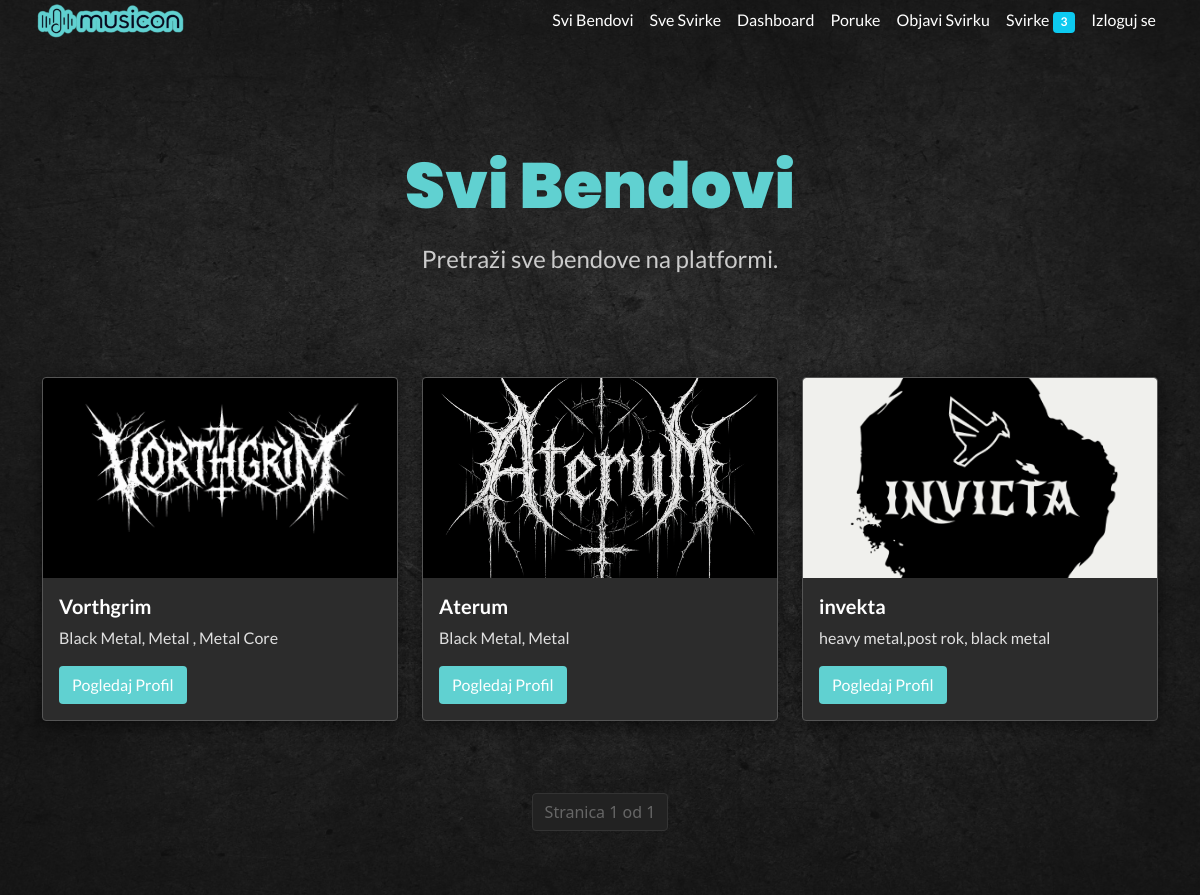
Page /bands/ (signed in) on the committed database.
### core/models.py (models this page shows, shortened)
class BandProfile(models.Model):
    user = models.OneToOneField(User, on_delete=models.CASCADE)
    name = models.CharField(max_length=100)
    profile_picture = models.ImageField(upload_to='profile_pictures/', null=True, blank=True)
    city = models.CharField(max_length=100, blank=True)
    country = models.CharField(max_length=100, blank=True)
    bio = models.TextField(blank=True)
    genres = models.CharField(max_length=255, blank=True, help_text="Odvojite žanrove zarezom.")
    influences = models.TextField(blank=True)
    looking_for_members = models.BooleanField(default=False)
    needed_members_description = models.TextField(blank=True, help_text="Opišite koga tražite...")
    available_for_gigs = models.BooleanField(default=True)
    song1 = models.FileField(upload_to='bend_songs/', null=True, blank=True)
    song2 = models.FileField(upload_to='bend_songs/', null=True, blank=True)
    contact_email = models.EmailField(blank=True)
    spotify_link = models.URLField(blank=True)
    youtube_link = models.URLField(blank=True)
    facebook_link = models.URLField(blank=True)
    instagram_link = models.URLField(blank=True)
    created_at = models.DateTimeField(auto_now_add=True)
    updated_at = models.DateTimeField(auto_now=True)

### core/views.py (the view)
# urls.py: path('bands/', views.all_bands_view, name='all_bands'),
def all_bands_view(request):
    band_list = BandProfile.objects.order_by('-created_at')
    paginator = Paginator(band_list, 9)
    page_number = request.GET.get('page')
    page_obj = paginator.get_page(page_number)
    context = {'page_obj': page_obj}
    return render(request, 'core/all_bands.html', context)

### core/context_processors.py (called while the page is built)
def dashboard_data(request):
    if not request.user.is_authenticated:
        return {}
    all_messages = []
    unread_message_count = 0
    try:
        if request.user.bandprofile:
            profile = request.user.bandprofile
            all_messages = SendMessageToBand.objects.filter(band_profile=profile).order_by('-created_at')
    except Exception:
        pass
    gigs_scheduled = AddGigDate.objects.filter(user=request.user).order_by('date')
    return {
        'messages_received': all_messages,
        'gigs_scheduled': gigs_scheduled,
    }

### core/templates/core/all_bands.html (shortened to what this page needs)
{% extends "core/layout.html" %}
{% load static %}
{% block content %}
<div class="bg-container">
    <div class="content-above-overlay container py-5">
        <div class="page-header text-center">
            <h1 class="title">Svi Bendovi</h1>
            <p class="hero-subtitle">Pretraži sve bendove na platformi.</p>
        </div>
        <div class="row mt-5">
            {% for band in page_obj %}
            <div class="col-md-6 col-lg-4 mb-4">
                <div class="band-card">
                    <a href="{% url 'check_band_details' band.pk %}">
                        {% if band.profile_picture %}
                            <img src="{{ band.profile_picture.url }}" class="card-img-top" alt="{{ band.name }}">
                        {% else %}
                            <img src="https://via.placeholder.com/300x200.png?text={{band.name}}" class="card-img-top" alt="{{ band.name }}">
                        {% endif %}
                    </a>
                    <div class="card-body">
                        <h5 class="band-card-title">{{ band.name }}</h5>
                        <p class="card-text">{{ band.genres }}</p>
                        <a href="{% url 'check_band_details' band.pk %}" class="btn btn-custom-blue">Pogledaj Profil</a>
                    </div>
                </div>
            </div>
            {% endfor %}
        </div>
        <nav class="pagination-container">
            <ul class="pagination justify-content-center">
                <li class="page-item disabled"><span class="page-link">Stranica {{ page_obj.number }} od {{ page_obj.paginator.num_pages }}</span></li>
            </ul>
        </nav>
    </div>
</div>
{% endblock content %}

### core/templates/core/layout.html (shortened to what this page needs)
{% load static %}
<!doctype html>
<html lang="en">
<head>
    <link rel="stylesheet" href="{% static 'scss/style.css' %}">
    <link href="https://cdn.jsdelivr.net/npm/bootstrap@5.0.2/dist/css/bootstrap.min.css" rel="stylesheet"
>
    <link rel="stylesheet" href="https://cdnjs.cloudflare.com/ajax/libs/font-awesome/5.15.4/css/all.min.css">
</head>
<body>
    <nav class="navbar navbar-expand-lg fixed-top navbar-dark navbar-transparent">
        <div class="container-fluid">
            <a class="navbar-brand" href="{% url 'index' %}"><img src="{% static 'images/logo.png' %}" style="height:14vh; margin-top:1vh"  alt=""></a>
            <div class="collapse navbar-collapse" id="navbarSupportedContent" >
                <ul class="navbar-nav ms-auto mb-2   align-items-center"style="margin-top:1vh !important">
                    <li>
                        <a class="nav-link" href="{% url 'all_bands' %}">Svi Bendovi</a>
                    </li>
                    <li>
                        <a class="nav-link" href="{% url 'all_gigs' %}">Sve Svirke</a>
                    </li>
                    {% if user.is_authenticated %}
                    <li>
                        <a class="nav-link "href="{% url 'dashboard' %}">Dashboard</a>
                    </li>
                    <li>
                        <a id="messages-link" class="nav-link" href="#" data-bs-toggle="modal" data-bs-target="#messagesModal">
                            Poruke
                        </a>
                    </li>
                    <li>
                        <a class="nav-link" href="#" data-bs-toggle="modal" data-bs-target="#addGigModal">Objavi Svirku</a>
                    </li>
                    <li>
                        <a class="nav-link" href="#" data-bs-toggle="modal" data-bs-target="#gigsModal">Svirke <span class="badge bg-info">{{ gigs_scheduled.count }}</span></a>
                    </li>
                    <li class="nav-item">
                        <a class="nav-link nav-link-logout" href="#" data-bs-toggle="modal" data-bs-target="#logoutModal">Izloguj se</a>
                    </li>
                    {% endif %}
                </ul>
            </div>
        </div>
    </nav>
    {% block content %}
    {% endblock content %}
</body>
</html>

### static/scss/style.css (style rules this page uses)
:root { --primary-text: #E0E0E0; --accent: rgb(96, 209, 209); --accent-hover: #2ca9a9; --bg: #111827; --blue: #2ca9a9; --accent: rgb(96, 209, 209); --accent-hover: rgb(44, 169, 169); --bg: #1a1a1a; --blue: rgb(96, 209, 209); --white: #fff; --grey:#aaa; --black: #000; --dark-grey: #090909; }
* { padding: 0; margin: 0; box-sizing: border-box; }
html, body { background-color: #111827; background-color: var(--bg); font-family: "Lato", sans-serif; }
h1, h2 { color: var(--accent); font-family: "Poppins", sans-serif; }
h3, h4, h5, h6, p, a, text { color: var(--primary-text); font-family: "Lato", sans-serif; }
.navbar { background-color: transparent !important; background-color: transparent; z-index: 10; display: flex !important; justify-content: space-between !important; align-items: center !important; padding: 0 2% !important; transition: background-color 0.4s ease-in-out, padding 0.4s ease-in-out !important; height: 5vh !important; }
.navbar img { margin: auto; }
.navbar .nav-link { color: var(--white) !important; font-weight: 500; transition: color 0.3s ease; }
.nav-link-logout { color: #dc3545 !important; }
.btn-custom-blue { background-color: var(--accent) !important; color: var(--white) !important; }
.title { font-size: 4rem; font-weight: 900; color: var(--accent); }
.hero-subtitle { font-size: 1.5rem; margin-top: 1rem; margin-bottom: 2rem; color: #ccc; }
.band-card { background-color: #2c2c2c; border: 1px solid #555; border-radius: 4px; overflow: hidden; transition: all 0.3s ease-in-out; box-shadow: 0 4px 15px rgba(0, 0, 0, 0.5); }
.band-card img { width: 100%; height: 200px; -o-object-fit: cover; object-fit: cover; filter: grayscale(50%); transition: filter 0.3s ease; }
.band-card-title { color: var(--white); font-weight: bold; }
.bg-container { background-image: url("../images/bg-1.jpg"); background-size: cover; background-position: center; background-attachment: fixed; position: relative; min-height: 100vh; width: 100%; }
.content-above-overlay { position: relative; z-index: 2; }
.page-header { padding-top: 100px; padding-bottom: 20px; }
.pagination-container { margin-top: 3rem; }
.pagination .page-item .page-link { background-color: #2a2a2a; border-color: #444; color: var(--primary-text); margin: 0 5px; border-radius: 4px; }
.pagination .page-item.disabled .page-link { background-color: #222; border-color: #333; color: #666; }

### rows in the picture
BandProfile: profile_picture (picture), name "Vorthgrim", genres "Black Metal, Metal , Metal Core"
BandProfile: profile_picture (picture), name "Aterum", genres "Black Metal, Metal"
BandProfile: profile_picture (picture), name "invekta", genres "heavy metal,post rok, black metal"

### other values in the picture
{{ gigs_scheduled.count }} "3"
{{ page_obj.number }} "1"
{{ page_obj.paginator.num_pages }} "1"
